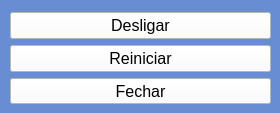
<?xml version="1.0" encoding="UTF-8"?>
<ui version="4.0">
 <class>MainWindow</class>
 <widget class="QMainWindow" name="MainWindow">
  <property name="enabled">
   <bool>true</bool>
  </property>
  <property name="geometry">
   <rect>
    <x>0</x>
    <y>0</y>
    <width>280</width>
    <height>113</height>
   </rect>
  </property>
  <property name="minimumSize">
   <size>
    <width>280</width>
    <height>113</height>
   </size>
  </property>
  <property name="maximumSize">
   <size>
    <width>280</width>
    <height>113</height>
   </size>
  </property>
  <property name="windowTitle">
   <string>Controle Windows</string>
  </property>
  <property name="windowIcon">
   <iconset>
    <normaloff>systemshutdown_103390.ico</normaloff>systemshutdown_103390.ico</iconset>
  </property>
  <property name="styleSheet">
   <string notr="true">background-color: rgb(104, 141, 208);</string>
  </property>
  <widget class="QWidget" name="centralwidget">
   <widget class="QWidget" name="layoutWidget">
    <property name="geometry">
     <rect>
      <x>10</x>
      <y>12</y>
      <width>261</width>
      <height>92</height>
     </rect>
    </property>
    <layout class="QVBoxLayout" name="verticalLayout">
     <item>
      <widget class="QPushButton" name="pushButton">
       <property name="font">
        <font>
         <family>Arial</family>
         <pointsize>12</pointsize>
         <weight>50</weight>
         <bold>false</bold>
        </font>
       </property>
       <property name="styleSheet">
        <string notr="true">background-color: rgb(255, 255, 255);</string>
       </property>
       <property name="text">
        <string>Desligar</string>
       </property>
      </widget>
     </item>
     <item>
      <widget class="QPushButton" name="pushButton_2">
       <property name="font">
        <font>
         <family>Arial</family>
         <pointsize>12</pointsize>
        </font>
       </property>
       <property name="styleSheet">
        <string notr="true">background-color: rgb(255, 255, 255);</string>
       </property>
       <property name="text">
        <string>Reiniciar</string>
       </property>
      </widget>
     </item>
     <item>
      <widget class="QPushButton" name="pushButton_3">
       <property name="font">
        <font>
         <family>Arial</family>
         <pointsize>12</pointsize>
        </font>
       </property>
       <property name="styleSheet">
        <string notr="true">background-color: rgb(255, 255, 255);</string>
       </property>
       <property name="text">
        <string>Fechar</string>
       </property>
      </widget>
     </item>
    </layout>
   </widget>
  </widget>
 </widget>
 <resources/>
 <connections/>
</ui>
